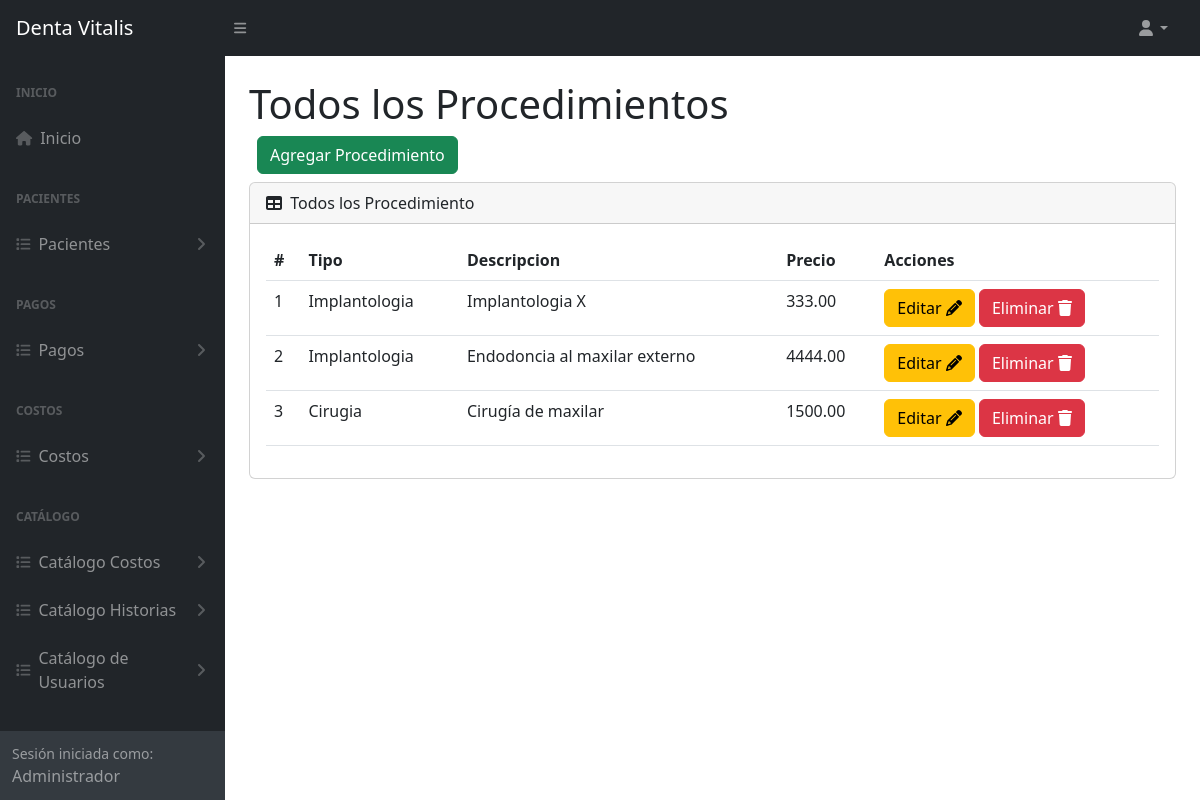
Screenshot of /procedimientos (signed in) with the database file from the repository.
### tables this page shows
CREATE TABLE `tba_procedimiento`  (
  `IdProcedimiento` int NOT NULL AUTO_INCREMENT,
  `NombreProcedimiento` varchar(150) NOT NULL,
  `PrecioPromedio` decimal(10, 2) NOT NULL,
  `IdTipoProcedimiento` int NOT NULL,
  `FechaCreacion` datetime NOT NULL,
  `FechaActualizacion` datetime NOT NULL,
  PRIMARY KEY (`IdProcedimiento`) USING BTREE,
  INDEX `tba_procedimiento_fkTipoProcedimiento`(`IdTipoProcedimiento`) USING BTREE,
  CONSTRAINT `tba_procedimiento_fkTipoProcedimiento` FOREIGN KEY (`IdTipoProcedimiento`) REFERENCES `tba_tipoprocedimiento` (`IdTipoProcedimiento`) ON DELETE RESTRICT ON UPDATE RESTRICT
);

CREATE TABLE `tba_tipoprocedimiento`  (
  `IdTipoProcedimiento` int NOT NULL AUTO_INCREMENT,
  `NombreTipoProcedimiento` varchar(100) NOT NULL,
  PRIMARY KEY (`IdTipoProcedimiento`) USING BTREE
);

### controller/plantilla.controller.php (called while the page is built)
<?php
class ControllerPlantilla
{
  static public function ctrPlantilla()
  {
    include "view/plantilla.php";
  }
}

### index.php (called while the page is built, shortened)
<?php
require_once "controller/plantilla.controller.php";
require_once "controller/procedimientos.controller.php";
require_once "controller/pagos.controller.php";
require_once "model/procedimientos.model.php";
$plantilla = new ControllerPlantilla();
$plantilla -> ctrPlantilla();

### controller/procedimientos.controller.php (called while the page is built, shortened)
<?php
class ControllerProcedimientos
{
  public static function ctrMostrarProcedimientos()
  {
    $tabla = "tba_procedimiento";
    $listaProcedimientos = ModelProcedimientos::mdlMostrarProcedimientos($tabla);
    return $listaProcedimientos;
  }
}

### model/conexion.php (called while the page is built)
<?php
class Conexion
{
  static public function conn()
  {
    $link = new PDO("mysql:host=localhost;dbname=db_dentavitalis","root","");
		$link->exec("set names utf8");
		return $link;
  }
}

### model/procedimientos.model.php (called while the page is built, shortened)
<?php
require_once "conexion.php";
class ModelProcedimientos
{
  public static function mdlMostrarProcedimientos($tabla)
  {
    $statement = Conexion::conn()->prepare("SELECT tba_procedimiento.IdProcedimiento, tba_procedimiento.NombreProcedimiento, tba_procedimiento.PrecioPromedio, tba_procedimiento.IdTipoProcedimiento, tba_tipoprocedimiento.NombreTipoProcedimiento FROM $tabla INNER JOIN tba_tipoprocedimiento ON tba_procedimiento.IdTipoProcedimiento = tba_tipoprocedimiento.IdTipoProcedimiento ORDER BY IdProcedimiento DESC");
    $statement -> execute();
    return $statement -> fetchAll();
  }
}

### view/modules/procedimientos.php (the view, shortened to what this page needs)
</div>
        </div>
        <div class="sb-sidenav-footer">
          <div class="small">Sesión iniciada como:</div>
          <?php echo $_SESSION["nombreUsuario"] ?>
        </div>
      </nav>
    </div>
    <div id="layoutSidenav_content">
      <main class="bg">
        <div class="container-fluid px-4">
          <h1 class="mt-4">Todos los Procedimientos</h1>
          <div class="d-flex m-2">
              <button type="button" class="btn btn-success" data-bs-toggle="modal" data-bs-target="#modalAgregarProcedimiento">
                Agregar Procedimiento
              </button>
            </div>
          <div class="card mb-4">
            <div class="card-header">
              <i class="fas fa-table me-1"></i>
              Todos los Procedimiento
            </div>
            <div class="card-body">
              <table id="datatablesSimple" class="data-table-Procedimiento table">
                <thead>
                  <tr>
                    <th>#</th>
                    <th>Tipo</th>
                    <th>Descripcion</th>
                    <th>Precio</th>
                    <th>Acciones</th>
                  </tr>
                </thead>
                <tbody>
                  <?php
                  $listaProcedimientos = ControllerProcedimientos::ctrMostrarProcedimientos();
                  foreach ($listaProcedimientos as $key => $value)
                  {
                    echo
                    '<tr>
                      <td>'.($key + 1).'</td>
                      <td>'.$value["NombreTipoProcedimiento"].'</td>
                      <td>'.$value["NombreProcedimiento"].'</td>
                      <td>'.$value["PrecioPromedio"].'</td>
                      <td>
                        <button class="btn btn-warning btnEditarProcedimiento" codProcedimiento="'.$value["IdProcedimiento"].'" data-bs-toggle="modal" data-bs-target="#modalEditarProcedimiento">Editar <i class="fa-solid fa-pencil"></i></button>
                        <button class="btn btn-danger btnEliminarProcedimiento" codProcedimiento="'.$value["IdProcedimiento"].'">Eliminar <i class="fa-solid fa-trash"></i></button>
                      </td>
                    </tr>';
                  }
                  ?>
                </tbody>
              </table>
            </div>
          </div>
        </div>
      </main>
    </div>
  </div>

### rows the page displays
tba_procedimiento: IdTipoProcedimiento.NombreTipoProcedimiento "Implantologia", NombreProcedimiento "Implantologia X", PrecioPromedio "333.00"
tba_procedimiento: IdTipoProcedimiento.NombreTipoProcedimiento "Implantologia", NombreProcedimiento "Endodoncia al maxilar externo", PrecioPromedio "4444.00"
tba_procedimiento: IdTipoProcedimiento.NombreTipoProcedimiento "Cirugia", NombreProcedimiento "Cirugía de maxilar", PrecioPromedio "1500.00"

### other values shown
$_SESSION["nombreUsuario"] "Administrador"
